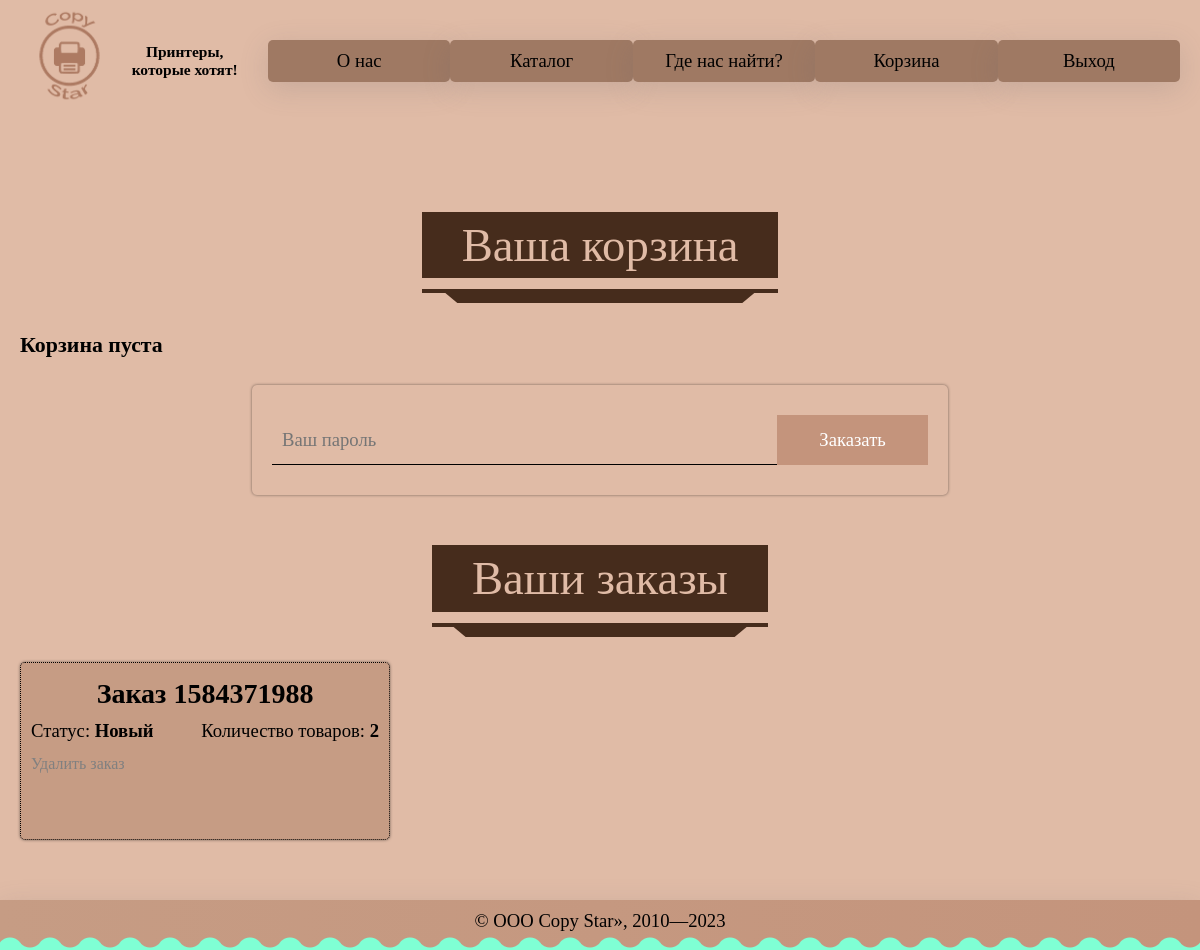
Screenshot of /cart.php (signed in) with the database file from the repository.
### tables this page shows
CREATE TABLE `orders` (
  `order_id` int(11) NOT NULL,
  `product_id` int(11) NOT NULL,
  `user_id` int(11) NOT NULL,
  `number` int(11) DEFAULT NULL,
  `count_orders` int(11) DEFAULT NULL,
  `status` varchar(256) DEFAULT NULL,
  `reason` varchar(256) DEFAULT NULL,
  `created_at` timestamp NOT NULL DEFAULT CURRENT_TIMESTAMP,
  `updated_at` timestamp NOT NULL DEFAULT CURRENT_TIMESTAMP ON UPDATE CURRENT_TIMESTAMP
);

### cart.php (the view, shortened to what this page needs)
<?php
	include "connect.php";
	$products = "";
	if($products == "")
		$products = '<h3 class="text-center">Корзина пуста</h3>';
	$sql = sprintf("SELECT * FROM `orders` WHERE `user_id`='%s' AND `number` IS NOT NULL AND `product_id`=0 ORDER BY `created_at` DESC", $_SESSION["user_id"]);
	$result = $connect->query($sql);
	$orders = "";
	while($row = $result->fetch_assoc()) {
		$del = ($row["status"] == "Новый") ? '<p class="text-right"><a onclick="return confirm(\'Вы действительно хотите удалить этот заказ?\')" href="controllers/delete_order.php?id='.$row["order_id"].'" class="text-small">Удалить заказ</a></p>' : '';
		$orders .= sprintf('
			<div class="col">
				<div class="group">
					<h2>Заказ %s</h2>
				</div>
				<div class="row">
					<p>Статус: <b>%s</b></p>
					<p>Количество товаров: <b>%s</b></p>
					%s
				</div>
			</div>
		', $row["number"], $row["status"], $row["count_orders"], $del);
	}
	include "header.php";
?>
	<main>
		<div class="content">
			<div class="head"><h2>Ваша корзина</h2></div>
			<div class="alim">
			<?= $products ?>
			</div>
			<br>
			<div class="wrap wrap_check">
				<form class="w100 form_checkout">
					<input type="password" placeholder="Ваш пароль" name="password" class="checkout_password" required>
					<button class="checkout">Заказать</button>
				</form>
			</div>
			<div class="head"><h2>Ваши заказы</h2></div>
			<div class="alim">
			<?= $orders ?>
			</div>
		</div>
	</main>
<?php include "footer.php" ?>

### style.css (style rules this page uses)
* { margin: 0; padding: 0; box-sizing: border-box; }
body { background-color: #e0bba6; font-family: EkMuktaMedium,'Tahoma', 'sans-serif'; font-size: 14pt; }
h1,h2,h3,h4,p { padding: 5px 0; }
a { color: black; cursor:pointer; text-decoration: none; }
.text-center { text-align: center !important; }
.text-right { text-align: right !important; }
.text-small { font-size: 12pt; color: gray; }
form { width: 60%; margin: 0 auto; }
.form_checkout { display: flex; }
.checkout { width: 30%; }
form.w100 { width: 100%; }
input,select,textarea,button { width: 100%; height: 50px; outline: none; margin: 10px 0; transition: .2s; font-size: 14pt; padding-left: 10px; font-family: EkMuktaMedium,'Tahoma', 'sans-serif'; border-bottom: 1px solid; border-top: none; border-right: none; border-left: none; background-color: #e0bba6; }
button { padding: 0; cursor: pointer; border: none; color: white; background-color: #c4947c; }
div.content { max-width: 1200px; margin: 0 auto; padding: 0 20px; }
div.head { padding: 50px 20px; text-align: center; }
.head h2 { font-family: EkMuktaMedium,'Tahoma', 'sans-serif'; position: relative; color: #e0bba6; background: #462c1c; font-size: 2.5em; font-weight: normal; padding: 10px 40px; display: inline-block; margin: 0; line-height: 1; }
.head h2:before { content: ""; position: absolute; width: 100%; height: 4px; left: 0; bottom: -15px; background: #462c1c; }
.head h2:after { content: ""; position: absolute; height: 0; width: 80%; border-top: 10px solid #462c1c;; border-left: 12px solid transparent; border-right: 12px solid transparent; left: 50%; transform: translateX(-50%); bottom: -25px; }
div.wrap { padding: 20px; width: 60%; margin: 0 auto; border-radius: 5px; box-shadow: 0 0 3px rgba(0,0,0,0.5); }
div.row { display: flex; justify-content:space-between; flex-wrap: wrap; margin-bottom: 50px; align-items: center; }
.alim { display: flex; flex-wrap: wrap; justify-content: flex-start; gap:20px; }
div.col { width: 370px; padding: 10px; transition: .2s; text-align: center; border-radius: 5px; margin-bottom: 20px; background-color: #c69c84; border: 1px dotted; box-shadow: 0 0 3px rgba(0,0,0,0.5); }
main { min-height: 600px; }

### rows the page displays
orders: number "1584371988", status "Новый", count_orders "2"
